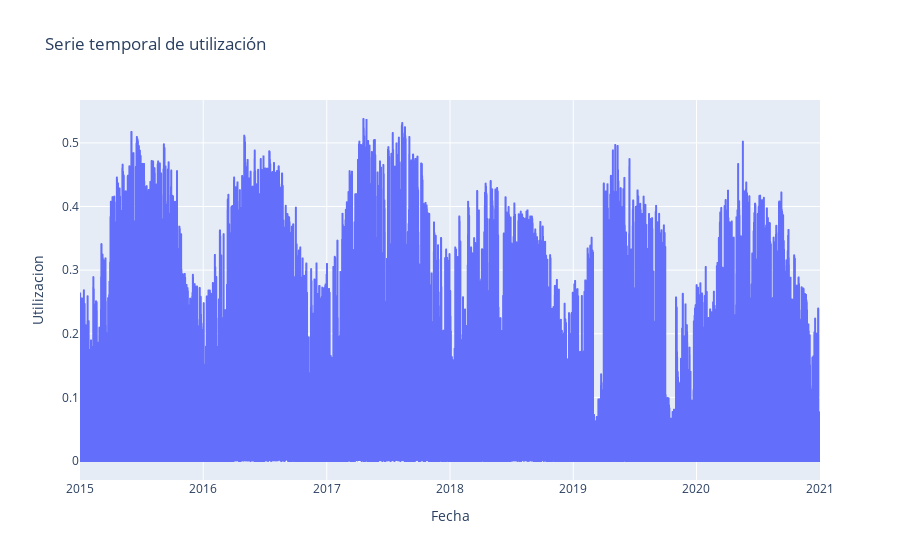

The notebook cell saved with this chart:
### Code cell
# Representar la serie temporal de irradiación (fecha y hora) con plotly
import plotly.express as px

fig = px.line(df_final, x='Fecha', y='Utilizacion', title='Serie temporal de utilización')
fig.show()

### Figure 1 — Plotly figure (JSON) as saved in the notebook; plotly's stock layout.template omitted (floating-point values rounded to 4 significant figures; data arrays with more than 128 entries replaced by an {"elided": "..."} marker saying what was removed)
{"data": [{"hovertemplate": "Fecha=%{x}<br>Utilizacion=%{y}<extra></extra>", "legendgroup": "", "line": {"color": "#636efa", "dash": "solid"}, "marker": {"symbol": "circle"}, "mode": "lines", "name": "", "showlegend": false, "type": "scattergl", "x": {"elided": "17536 str values"}, "xaxis": "x", "y": {"elided": "17536 float values"}, "yaxis": "y"}], "layout": {"legend": {"tracegroupgap": 0}, "title": {"text": "Serie temporal de utilización"}, "xaxis": {"anchor": "y", "domain": [0, 1], "title": {"text": "Fecha"}}, "yaxis": {"anchor": "x", "domain": [0, 1], "title": {"text": "Utilizacion"}}}}
